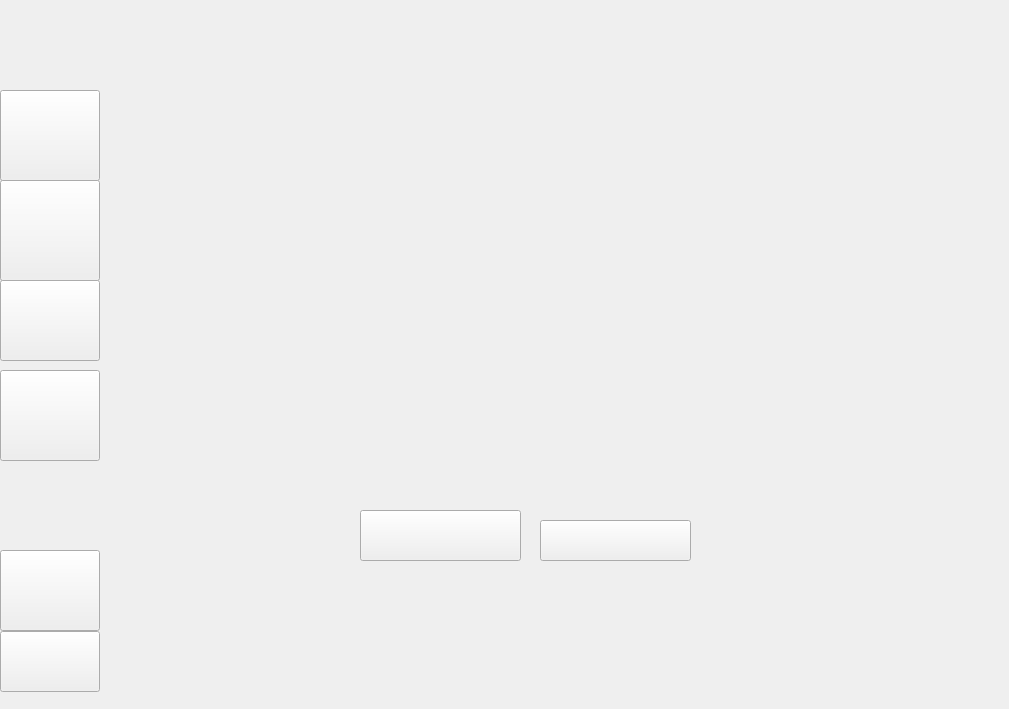
    <widget class="QWidget" name="page_19">
     <widget class="QLabel" name="label_19">
      <property name="geometry">
       <rect>
        <x>0</x>
        <y>0</y>
        <width>1000</width>
        <height>700</height>
       </rect>
      </property>
      <property name="text">
       <string/>
      </property>
      <property name="pixmap">
       <pixmap resource="resources.qrc">:/resources/AsignarMa.png</pixmap>
      </property>
      <property name="scaledContents">
       <bool>true</bool>
      </property>
     </widget>
     <widget class="QPushButton" name="pushButton_93">
      <property name="geometry">
       <rect>
        <x>360</x>
        <y>510</y>
        <width>161</width>
        <height>51</height>
       </rect>
      </property>
      <property name="text">
       <string/>
      </property>
     </widget>
     <widget class="QPushButton" name="pushButton_94">
      <property name="geometry">
       <rect>
        <x>540</x>
        <y>520</y>
        <width>151</width>
        <height>41</height>
       </rect>
      </property>
      <property name="text">
       <string/>
      </property>
     </widget>
     <widget class="QPushButton" name="pushButton_95">
      <property name="geometry">
       <rect>
        <x>0</x>
        <y>90</y>
        <width>100</width>
        <height>91</height>
       </rect>
      </property>
      <property name="text">
       <string/>
      </property>
     </widget>
     <widget class="QPushButton" name="pushButton_96">
      <property name="geometry">
       <rect>
        <x>0</x>
        <y>180</y>
        <width>100</width>
        <height>101</height>
       </rect>
      </property>
      <property name="text">
       <string/>
      </property>
     </widget>
     <widget class="QPushButton" name="pushButton_97">
      <property name="geometry">
       <rect>
        <x>0</x>
        <y>280</y>
        <width>100</width>
        <height>81</height>
       </rect>
      </property>
      <property name="text">
       <string/>
      </property>
     </widget>
     <widget class="QPushButton" name="pushButton_98">
      <property name="geometry">
       <rect>
        <x>0</x>
        <y>370</y>
        <width>100</width>
        <height>91</height>
       </rect>
      </property>
      <property name="text">
       <string/>
      </property>
     </widget>
     <widget class="QPushButton" name="pushButton_156">
      <property name="geometry">
       <rect>
        <x>0</x>
        <y>550</y>
        <width>100</width>
        <height>81</height>
       </rect>
      </property>
      <property name="text">
       <string/>
      </property>
     </widget>
     <widget class="QPushButton" name="pushButton_169">
      <property name="geometry">
       <rect>
        <x>0</x>
        <y>631</y>
        <width>100</width>
        <height>61</height>
       </rect>
      </property>
      <property name="text">
       <string/>
      </property>
     </widget>
    </widget>
